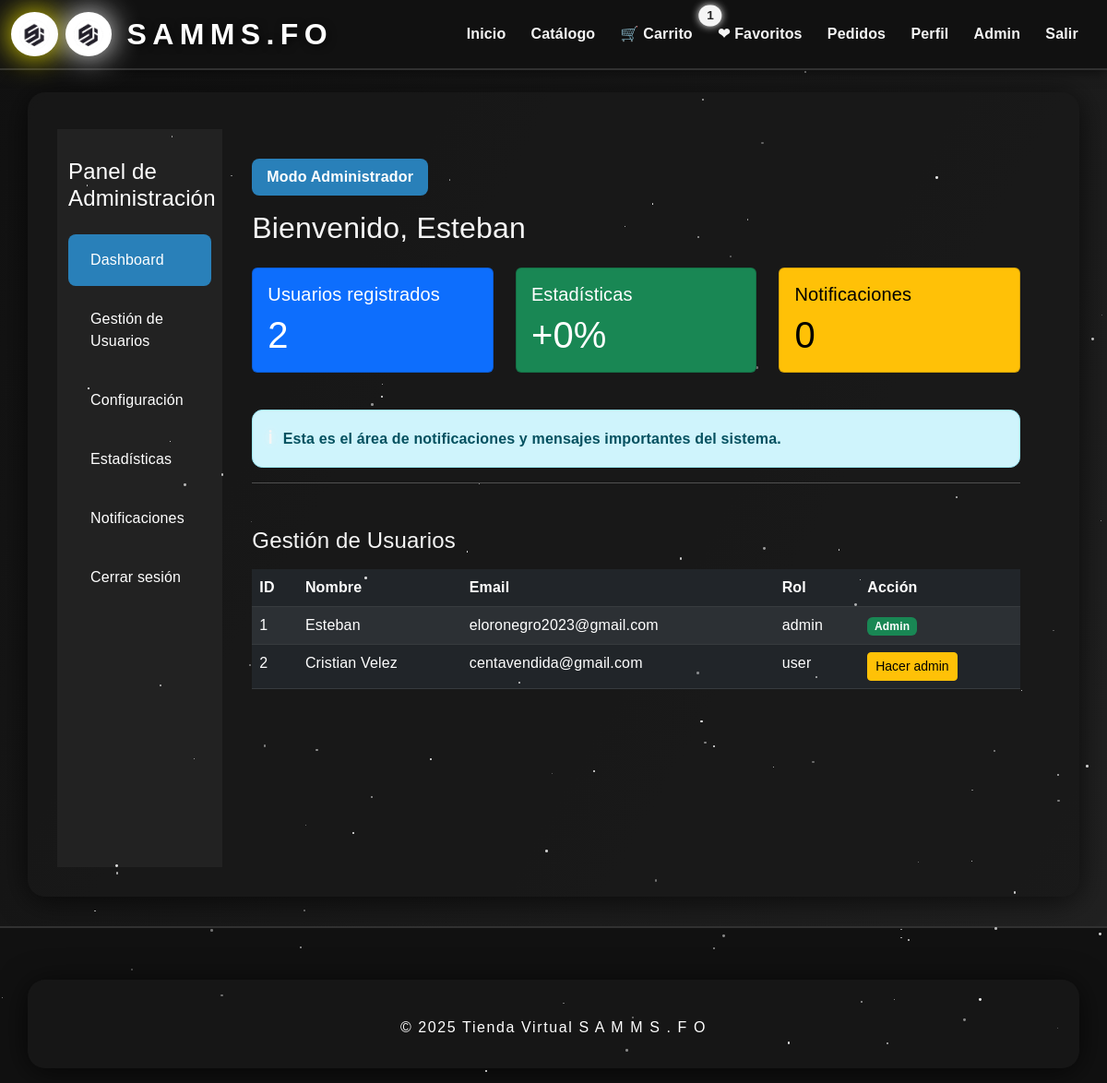
The app's page /admin/dashboard (signed in) with its own data.
### app/models/users.py (models this page shows, shortened)
class Users(db.Model, UserMixin):
    __tablename__ = 'user'
    idUser = db.Column(db.Integer, primary_key=True)
    nameUser = db.Column(db.String(80), nullable=False)
    email = db.Column(db.String(120), unique=True, nullable=False)
    passwordUser = db.Column(db.String(128), nullable=False)  # hash
    birthdate = db.Column(db.Date, nullable=False)
    is_active_db = db.Column(db.Boolean, default=False)  # Solo tras verificación
    verification_token = db.Column(db.String(128), nullable=True)
    token_expiry = db.Column(db.DateTime, nullable=True)  # Expiración para recuperación de contraseña
    accepted_terms = db.Column(db.Boolean, default=False)
    created_at = db.Column(db.DateTime, server_default=db.func.now())
    profile_pic = db.Column(db.String(255), nullable=True)
    role = db.Column(db.Enum(UserRole), default=UserRole.USER, nullable=False)

### app/routes/admin.py (the view)
@admin_bp.route('/dashboard')
@login_required
@admin_required
def dashboard():
    usuarios_registrados = Users.query.count()
    usuarios_activos = Users.query.filter_by(is_active_db=True).count()
    usuarios_inactivos = usuarios_registrados - usuarios_activos
    estadisticas = int((usuarios_activos / usuarios_registrados * 100) if usuarios_registrados > 0 else 0)
    notificaciones = Notification.query.count()
    page = request.args.get('page', 1, type=int)
    usuarios = Users.query.paginate(page=page, per_page=20, error_out=False)
    return render_template('admin/dashboard.html',
                           usuarios_registrados=usuarios_registrados,
                           usuarios_activos=usuarios_activos,
                           usuarios_inactivos=usuarios_inactivos,
                           estadisticas=estadisticas,
                           notificaciones=notificaciones,
                           usuarios=usuarios)

### app/routes/admin.py (called while the page is built)
def admin_required(f):
    @wraps(f)
    def decorated_function(*args, **kwargs):
        if not current_user.is_authenticated or current_user.role != UserRole.ADMIN:
            flash('Acceso denegado: solo administradores.', 'danger')
            return redirect(url_for('auth.login'))
        return f(*args, **kwargs)
    return decorated_function

### app/templates/admin/dashboard.html (shortened to what this page needs)
{% extends 'base.html' %}
{% block content %}
<div class="container-fluid">
    <div class="row">
        <nav class="col-md-3 col-lg-2 sidebar">
            <h4 class="mb-4">Panel de Administración</h4>
            <a href="#" class="active">Dashboard</a>
            <a href="#">Gestión de Usuarios</a>
            <a href="#">Configuración</a>
            <a href="#">Estadísticas</a>
            <a href="#">Notificaciones</a>
            <a href="{{ url_for('auth.logout') }}">Cerrar sesión</a>
        </nav>
        <main class="col-md-9 col-lg-10 main-panel">
            <span class="admin-badge">Modo Administrador</span>
            <h2>Bienvenido, {{ current_user.nameUser }}</h2>
            <div class="row mt-4">
                <div class="col-md-4 mb-3">
                    <div class="card text-bg-primary">
                        <div class="card-body">
                            <h5 class="card-title">Usuarios registrados</h5>
<p class="card-text display-6">{{ usuarios_registrados }}</p>
                        </div>
                    </div>
                </div>
                <div class="col-md-4 mb-3">
                    <div class="card text-bg-success">
                        <div class="card-body">
                            <h5 class="card-title">Estadísticas</h5>
<p class="card-text display-6">+{{ estadisticas }}%</p>
                        </div>
                    </div>
                </div>
                <div class="col-md-4 mb-3">
                    <div class="card text-bg-warning">
                        <div class="card-body">
                            <h5 class="card-title">Notificaciones</h5>
<p class="card-text display-6">{{ notificaciones }}</p>
                        </div>
                    </div>
                </div>
            </div>
            <div class="alert alert-info mt-4">Esta es el área de notificaciones y mensajes importantes del sistema.</div>
            <hr>
            <h4 class="mt-5">Gestión de Usuarios</h4>
            <table class="table table-dark table-striped mt-3">
                <thead>
                    <tr>
                        <th>ID</th>
                        <th>Nombre</th>
                        <th>Email</th>
                        <th>Rol</th>
                        <th>Acción</th>
                    </tr>
                </thead>
                <tbody>
                    {% for user in usuarios %}
                    <tr>
                        <td>{{ user.idUser }}</td>
                        <td>{{ user.nameUser }}</td>
                        <td>{{ user.email }}</td>
                        <td>{{ user.role.value }}</td>
                        <td>
                            {% if user.role.value != 'admin' %}
                            <form method="POST" action="{{ url_for('admin.make_admin', user_id=user.idUser) }}" style="display:inline;">
                                <button type="submit" class="btn btn-warning btn-sm">Hacer admin</button>
                            </form>
                            {% else %}
                            <span class="badge bg-success">Admin</span>
                            {% endif %}
                        </td>
                    </tr>
                    {% endfor %}
                </tbody>
            </table>
        </main>
    </div>
</div>
{% endblock %}

### app/static/star-bg.css (style rules this page uses)
body { min-height: 100vh; background: #0a0a23; overflow-x: hidden; }

### app/templates/base.html (style rules this page uses)
body { background: linear-gradient(120deg, #111 0%, #222 100%), url('https://www.transparenttextures.com/patterns/asfalt-light.png'); min-height: 100vh; color: #f5f5f5; font-family: 'Montserrat', Arial, sans-serif; letter-spacing: 0.01em; background-blend-mode: overlay; }
.alert { border-radius: 0.7rem; font-weight: 600; display: flex; align-items: center; gap: 0.7em; }
.alert-info::before { content: '\2139'; color: #f5f5f5; font-size: 1.2em; filter: drop-shadow(0 0 4px #f5f5f5); }
::placeholder { color: #bbb; opacity: 1; }

### app/templates/admin/dashboard.html (style rules this page uses)
.sidebar { background: #222; color: #fff; min-height: 100vh; padding-top: 2rem; }
.sidebar a { color: #fff; display: block; padding: 1rem 1.5rem; text-decoration: none; border-radius: 8px; margin-bottom: 0.5rem; }
.sidebar a.active, .sidebar a:hover { background: #2980b9; }
.main-panel { padding: 2rem; }
.admin-badge { background: #2980b9; color: #fff; border-radius: 8px; padding: 0.5rem 1rem; font-weight: bold; margin-bottom: 1rem; display: inline-block; }

### records on screen
Users: nameUser "Esteban", idUser "1", email "eloronegro2023@gmail.com", role.value "admin", shows "Admin"
Users: idUser "2", nameUser "Cristian Velez", email "centavendida@gmail.com", role.value "user"

### other values on screen
{{ usuarios_registrados }} "2"
{{ estadisticas }} "0"
{{ notificaciones }} "0"
